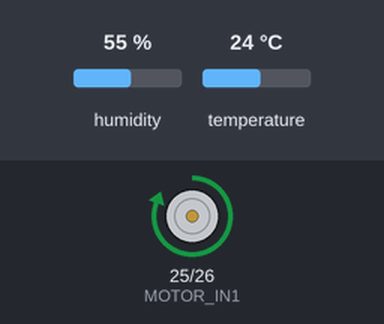
Recording of a sketch running on a simulated ESP32. On the bench: motor-driver pin pairs drawn as motors (green arrow = first pin HIGH = forward, orange = second pin HIGH = backward, longer = more drive). The inputs (shaded band) are chosen by the test bench; at power-on: humidity 55 %, temperature 24 °C. WiFi joins after 1.5 s; servers stay silent unless stated; uploads are accepted with an empty reply; what the sketch prints to the serial monitor is not drawn.

Above: at 7.7 s.
At 27.8 s:
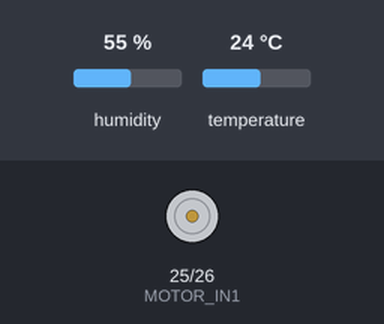
Timing chart, 0 to 54.8 s (numbered marks = the images above):
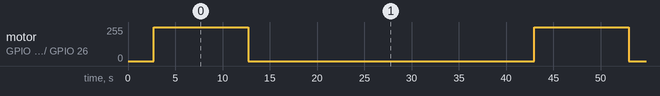

Measured:
- by itself, motor on GPIO 25 (MOTOR_IN1) / GPIO 26 (MOTOR_IN2): alternates forward 255/255 for 10.0 s and stopped for 30.2 s

The sketch:

smartfarm_ino.ino
```cpp
#include <WiFi.h>
#include <HTTPClient.h>
#include "DHT.h"

// WiFi 정보
const char* ssid = "cse";
const char* password = "cse272727";

// DHT 센서 설정
#define DHTPIN 22
#define DHTTYPE DHT11
DHT dht(DHTPIN, DHTTYPE);

// 모터 드라이버 핀 설정
#define MOTOR_IN1 25
#define MOTOR_IN2 26

// 서버 주소
const char* serverName = "http://192.168.1.9:5000/sensor";

// 식물 ID 설정
const char* plant_id = "mint";  // basil, mint, tomato 중 선택

void setup() {
  Serial.begin(115200);
  delay(1000);

  dht.begin();

  // 모터 드라이버 핀 설정
  pinMode(MOTOR_IN1, OUTPUT);
  pinMode(MOTOR_IN2, OUTPUT);
  digitalWrite(MOTOR_IN1, LOW);
  digitalWrite(MOTOR_IN2, LOW);  // 펌프 OFF 초기화

  // WiFi 연결
  WiFi.begin(ssid, password);
  Serial.print("📡 WiFi 연결 중...");
  while (WiFi.status() != WL_CONNECTED) {
    delay(500);
    Serial.print(".");
  }
  Serial.println("\n✅ WiFi 연결 완료!");
}

void loop() {
  if (WiFi.status() == WL_CONNECTED) {
    float h = dht.readHumidity();
    float t = dht.readTemperature();

    if (isnan(h) || isnan(t)) {
      Serial.println("❌ 센서 읽기 실패!");
      delay(5000);
      return;
    }

    // JSON 데이터에 plant_id 포함
    String jsonData = "{\"plant_id\": \"" + String(plant_id) + "\", \"temperature\": " + String(t, 1) + ", \"humidity\": " + String(h, 1) + "}";
    Serial.println("📤 전송할 데이터: " + jsonData);

    HTTPClient http;
    http.begin(serverName);
    http.addHeader("Content-Type", "application/json");
    int httpResponseCode = http.POST(jsonData);

    if (httpResponseCode > 0) {
      String response = http.getString();
      Serial.println("✅ 서버 응답: " + response);
    } else {
      Serial.println("❌ 전송 실패, 코드: " + String(httpResponseCode));
    }
    http.end();

    // 💧 펌프 작동 조건
    if (h < 60.0) {
      Serial.println("💧 습도 낮음 - 펌프 작동");
      digitalWrite(MOTOR_IN1, HIGH);
      digitalWrite(MOTOR_IN2, LOW);
      delay(10000);  // 10초 작동
      digitalWrite(MOTOR_IN1, LOW);
      digitalWrite(MOTOR_IN2, LOW);
      Serial.println("🛑 펌프 정지");
    }

  } else {
    Serial.println("❌ WiFi 끊김 - 재연결 시도...");
    WiFi.begin(ssid, password);
  }

  delay(30000);  // 30초마다 측정 및 전송
}
```
